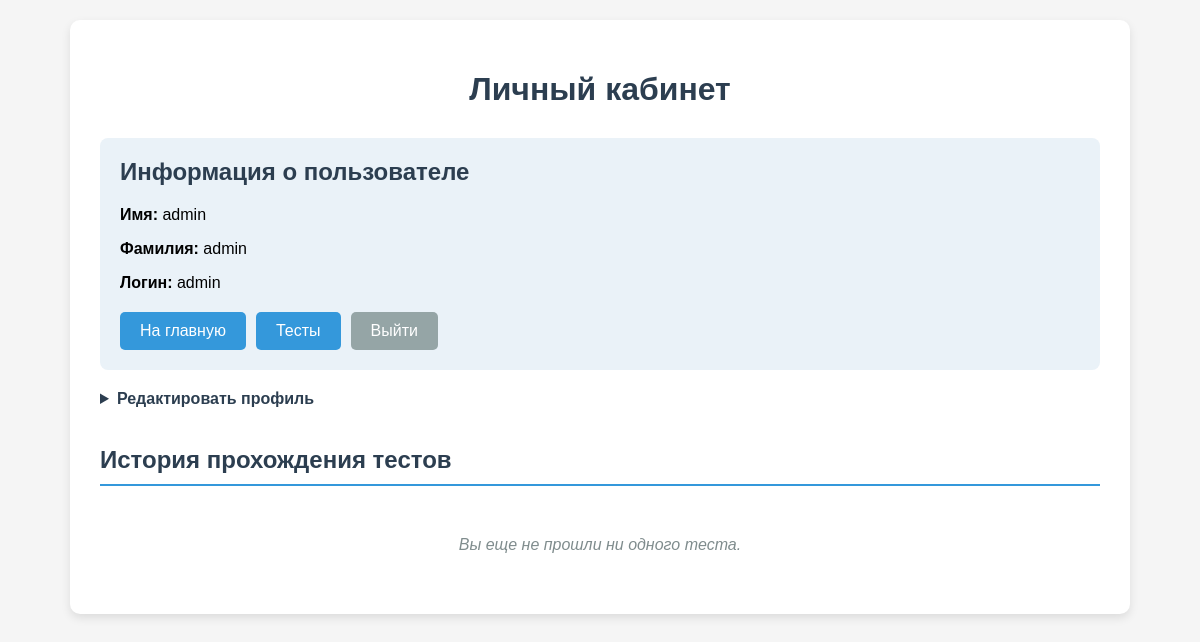
The app's page /profile (signed in), older data.
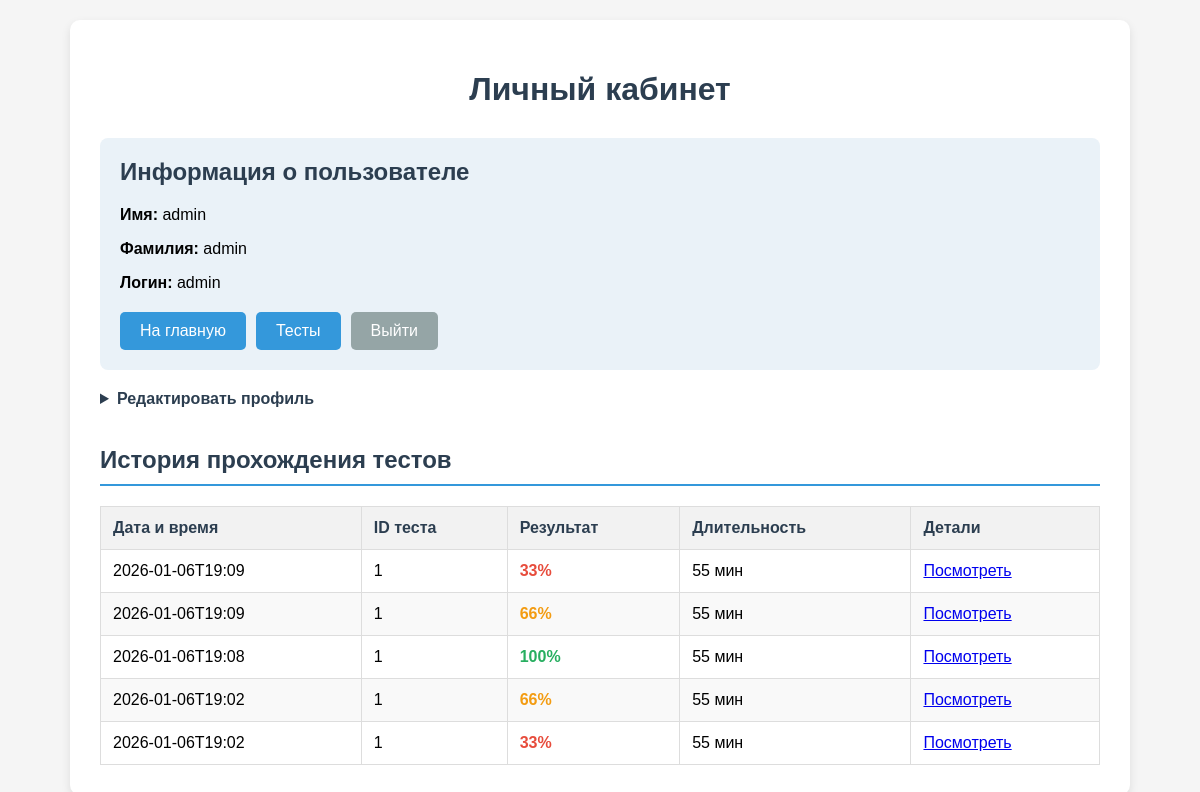
The same page, newer data.
### tables this page shows
CREATE TABLE attempts (id INTEGER PRIMARY KEY AUTOINCREMENT, test_id INTEGER NOT NULL, user_id INTEGER NOT NULL, score INTEGER NOT NULL, answers TEXT NOT NULL, timestamp TEXT NOT NULL, time INTEGER);

CREATE TABLE tests (id INTEGER PRIMARY KEY AUTOINCREMENT, time INTEGER NOT NULL, attempts INTEGER NOT NULL, tasks_id TEXT NOT NULL, access_code TEXT, test_name TEXT);

### app.py (the view, shortened to what this page needs)
@app.route('/profile', methods=['GET', 'POST'])
def profile():
    if 'user_id' not in session or session['user_id'] == 0:
        flash('Войдите в систему', 'error')
        return redirect(url_for('login'))
    user_id = session['user_id']
    user = fetch_user(user_id)
    if not user:
        flash('Пользователь не найден', 'error')
        return redirect(url_for('login'))
    conn = sqlite3.connect(DB_PATH)
    cursor = conn.cursor()
    cursor.execute("SELECT attempts.id, attempts.test_id, attempts.score, attempts.timestamp, tests.time, tests.attempts FROM attempts JOIN tests ON attempts.test_id = tests.id WHERE attempts.user_id = ? ORDER BY attempts.timestamp DESC", (user_id,))
    attempts = cursor.fetchall()
    conn.close()
    user_info = session.get('user_info') or {'id': user['id'], 'username': user['username'], 'name': user['name'], 'surname': user['surname']}
    return render_template('profile.html', attempts=attempts, user=user_info)

### app.py (called while the page is built)
def fetch_user(user_id):
    try:
        conn = sqlite3.connect(DB_PATH)
        cur = conn.cursor()
        cur.execute("SELECT id, username, name, surname, password FROM users WHERE id = ?", (user_id,))
        row = cur.fetchone()
        conn.close()
        return {'id': row[0], 'username': row[1], 'name': row[2], 'surname': row[3], 'password': row[4]} if row else None
    except Exception:
        current_app.logger.exception("Ошибка получения пользователя")
        return None

### templates/profile.html (shortened to what this page needs)
<!DOCTYPE html>
<html lang="ru">
<head>
</head>
<body>
    <div class="container">
        <h1>Личный кабинет</h1>
        <div class="user-info">
            <h2>Информация о пользователе</h2>
            <p><strong>Имя:</strong> {{ user.name }}</p>
            <p><strong>Фамилия:</strong> {{ user.surname }}</p>
            <p><strong>Логин:</strong> {{ user.username }}</p>
            <div class="action-buttons">
                <a href="/" class="action-btn">На главную</a>
                <a href="/tests" class="action-btn">Тесты</a>
                <a href="{{ url_for('logout') }}" class="action-btn btn-secondary">Выйти</a>
            </div>
        </div>
        <details class="edit">
            <summary style="cursor:pointer; font-weight:bold; color:#2c3e50; margin-bottom:8px;">Редактировать профиль</summary>
        </details>
        <div class="history">
            <h2>История прохождения тестов</h2>
            {% if attempts %}
            <table>
                <thead>
                    <tr>
                        <th>Дата и время</th>
                        <th>ID теста</th>
                        <th>Результат</th>
                        <th>Длительность</th>
                        <th>Детали</th>
                    </tr>
                </thead>
                <tbody>
                    {% for attempt in attempts %}
                    <tr>
                        <td>{{ attempt[3][:16] }}</td>
                        <td>{{ attempt[1] }}</td>
                        <td class="result-cell
                            {% if attempt[2] >= 80 %}result-good
                            {% elif attempt[2] >= 50 %}result-medium
                            {% else %}result-bad
                            {% endif %}">
                            {{ attempt[2] }}%
                        </td>
                        <td>{{ attempt[4] }} мин</td>
                        <td>
                            <a href="{{ url_for('test_result', attempt_id=attempt[0]) }}">
                                Посмотреть
                            </a>
                        </td>
                    </tr>
                    {% endfor %}
                </tbody>
            </table>
            {% else %}
            <div class="no-history">
                Вы еще не прошли ни одного теста.
            </div>
            {% endif %}
        </div>
    </div>
</body>
</html>

### templates/profile.html (style rules this page uses)
body { font-family: Arial, sans-serif; background-color: #f5f5f5; margin: 0; padding: 20px; }
.container { max-width: 1000px; margin: 0 auto; background: white; padding: 30px; border-radius: 10px; box-shadow: 0 4px 10px rgba(0,0,0,0.1); }
h1 { color: #2c3e50; text-align: center; margin-bottom: 30px; }
.user-info { background-color: #eaf2f8; padding: 20px; border-radius: 8px; margin-bottom: 20px; }
.user-info h2 { margin-top: 0; color: #2c3e50; }
.history { margin-top: 30px; }
.history h2 { color: #2c3e50; border-bottom: 2px solid #3498db; padding-bottom: 10px; }
table { width: 100%; border-collapse: collapse; margin-top: 20px; }
th, td { border: 1px solid #ddd; padding: 12px; text-align: left; }
th { background-color: #f2f2f2; font-weight: bold; color: #2c3e50; }
tr:nth-child(even) { background-color: #f9f9f9; }
.result-cell { font-weight: bold; }
.result-good { color: #27ae60; }
.result-medium { color: #f39c12; }
.result-bad { color: #e74c3c; }
.action-buttons { display: flex; gap: 10px; margin-top: 20px; }
.action-btn { display: inline-block; padding: 10px 20px; background-color: #3498db; color: white; border: none; border-radius: 5px; text-decoration: none; cursor: pointer; text-align: center; }
.btn-secondary { background-color: #95a5a6; }
details.edit { margin-bottom: 18px; }

Row changes from the older to the newer data that the page shows:
added attempts: timestamp "2026-01-06T19:09", test "1", score "33", time "55"
added attempts: timestamp "2026-01-06T19:09", test "1", score "66", time "55"
added attempts: timestamp "2026-01-06T19:08", test "1", score "100", time "55"
added attempts: timestamp "2026-01-06T19:02", test "1", score "66", time "55"
added attempts: timestamp "2026-01-06T19:02", test "1", score "33", time "55"
Text that changed along with them:
text no longer shown: "Вы еще не прошли ни одного теста."
text now shown: "Дата и время ID теста Результат Длительность Детали"
